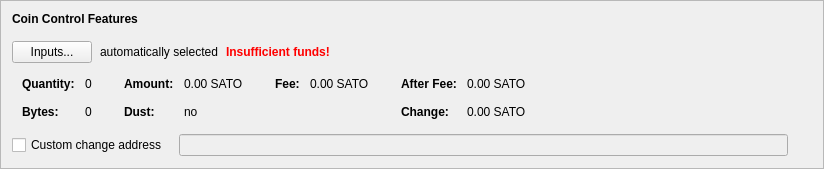
      <widget class="QFrame" name="frameCoinControl">
       <property name="sizePolicy">
        <sizepolicy hsizetype="Preferred" vsizetype="Fixed">
         <horstretch>0</horstretch>
         <verstretch>0</verstretch>
        </sizepolicy>
       </property>
       <property name="frameShape">
        <enum>QFrame::StyledPanel</enum>
       </property>
       <property name="frameShadow">
        <enum>QFrame::Raised</enum>
       </property>
       <layout class="QVBoxLayout" name="verticalLayout_4">
        <item>
         <layout class="QVBoxLayout" name="verticalLayoutCoinControl" stretch="0,0,0,0,0">
          <property name="spacing">
           <number>0</number>
          </property>
          <property name="sizeConstraint">
           <enum>QLayout::SetDefaultConstraint</enum>
          </property>
          <property name="leftMargin">
           <number>0</number>
          </property>
          <property name="topMargin">
           <number>0</number>
          </property>
          <item>
           <layout class="QHBoxLayout" name="horizontalLayoutCoinControl1">
            <property name="bottomMargin">
             <number>15</number>
            </property>
            <item>
             <widget class="QLabel" name="labelCoinControlFeatures">
              <property name="sizePolicy">
               <sizepolicy hsizetype="Preferred" vsizetype="Maximum">
                <horstretch>0</horstretch>
                <verstretch>0</verstretch>
               </sizepolicy>
              </property>
              <property name="font">
               <font>
                <weight>75</weight>
                <bold>true</bold>
               </font>
              </property>
              <property name="styleSheet">
               <string notr="true">font-weight:bold;</string>
              </property>
              <property name="text">
               <string>Coin Control Features</string>
              </property>
             </widget>
            </item>
           </layout>
          </item>
          <item>
           <layout class="QHBoxLayout" name="horizontalLayoutCoinControl2" stretch="0,0,0,0">
            <property name="spacing">
             <number>8</number>
            </property>
            <property name="bottomMargin">
             <number>10</number>
            </property>
            <item>
             <widget class="QPushButton" name="pushButtonCoinControl">
              <property name="styleSheet">
               <string notr="true"/>
              </property>
              <property name="text">
               <string>Inputs...</string>
              </property>
              <property name="autoDefault">
               <bool>false</bool>
              </property>
             </widget>
            </item>
            <item>
             <widget class="QLabel" name="labelCoinControlAutomaticallySelected">
              <property name="text">
               <string>automatically selected</string>
              </property>
              <property name="margin">
               <number>5</number>
              </property>
             </widget>
            </item>
            <item>
             <widget class="QLabel" name="labelCoinControlInsuffFunds">
              <property name="font">
               <font>
                <weight>75</weight>
                <bold>true</bold>
               </font>
              </property>
              <property name="styleSheet">
               <string notr="true">color:red;font-weight:bold;</string>
              </property>
              <property name="text">
               <string>Insufficient funds!</string>
              </property>
              <property name="margin">
               <number>5</number>
              </property>
             </widget>
            </item>
            <item>
             <spacer name="horizontalSpacerCoinControl">
              <property name="orientation">
               <enum>Qt::Horizontal</enum>
              </property>
              <property name="sizeHint" stdset="0">
               <size>
                <width>40</width>
                <height>1</height>
               </size>
              </property>
             </spacer>
            </item>
           </layout>
          </item>
          <item>
           <widget class="QWidget" name="widgetCoinControl" native="true">
            <property name="sizePolicy">
             <sizepolicy hsizetype="Preferred" vsizetype="Preferred">
              <horstretch>0</horstretch>
              <verstretch>0</verstretch>
             </sizepolicy>
            </property>
            <property name="minimumSize">
             <size>
              <width>0</width>
              <height>0</height>
             </size>
            </property>
            <property name="styleSheet">
             <string notr="true"/>
            </property>
            <layout class="QHBoxLayout" name="horizontalLayoutCoinControl5">
             <property name="leftMargin">
              <number>0</number>
             </property>
             <property name="topMargin">
              <number>0</number>
             </property>
             <property name="rightMargin">
              <number>0</number>
             </property>
             <property name="bottomMargin">
              <number>0</number>
             </property>
             <item>
              <layout class="QHBoxLayout" name="horizontalLayoutCoinControl3" stretch="0,0,0,1">
               <property name="spacing">
                <number>20</number>
               </property>
               <property name="topMargin">
                <number>0</number>
               </property>
               <property name="bottomMargin">
                <number>10</number>
               </property>
               <item>
                <layout class="QFormLayout" name="formLayoutCoinControl1">
                 <property name="horizontalSpacing">
                  <number>10</number>
                 </property>
                 <property name="verticalSpacing">
                  <number>14</number>
                 </property>
                 <property name="leftMargin">
                  <number>10</number>
                 </property>
                 <property name="topMargin">
                  <number>4</number>
                 </property>
                 <property name="rightMargin">
                  <number>6</number>
                 </property>
                 <item row="0" column="0">
                  <widget class="QLabel" name="labelCoinControlQuantityText">
                   <property name="font">
                    <font>
                     <weight>75</weight>
                     <bold>true</bold>
                    </font>
                   </property>
                   <property name="text">
                    <string>Quantity:</string>
                   </property>
                   <property name="margin">
                    <number>0</number>
                   </property>
                  </widget>
                 </item>
                 <item row="0" column="1">
                  <widget class="QLabel" name="labelCoinControlQuantity">
                   <property name="cursor">
                    <cursorShape>IBeamCursor</cursorShape>
                   </property>
                   <property name="contextMenuPolicy">
                    <enum>Qt::ActionsContextMenu</enum>
                   </property>
                   <property name="text">
                    <string notr="true">0</string>
                   </property>
                   <property name="margin">
                    <number>0</number>
                   </property>
                   <property name="textInteractionFlags">
                    <set>Qt::LinksAccessibleByMouse|Qt::TextSelectableByKeyboard|Qt::TextSelectableByMouse</set>
                   </property>
                  </widget>
                 </item>
                 <item row="1" column="0">
                  <widget class="QLabel" name="labelCoinControlBytesText">
                   <property name="font">
                    <font>
                     <weight>75</weight>
                     <bold>true</bold>
                    </font>
                   </property>
                   <property name="text">
                    <string>Bytes:</string>
                   </property>
                  </widget>
                 </item>
                 <item row="1" column="1">
                  <widget class="QLabel" name="labelCoinControlBytes">
                   <property name="cursor">
                    <cursorShape>IBeamCursor</cursorShape>
                   </property>
                   <property name="contextMenuPolicy">
                    <enum>Qt::ActionsContextMenu</enum>
                   </property>
                   <property name="text">
                    <string notr="true">0</string>
                   </property>
                   <property name="textInteractionFlags">
                    <set>Qt::LinksAccessibleByMouse|Qt::TextSelectableByKeyboard|Qt::TextSelectableByMouse</set>
                   </property>
                  </widget>
                 </item>
                </layout>
               </item>
               <item>
                <layout class="QFormLayout" name="formLayoutCoinControl2">
                 <property name="horizontalSpacing">
                  <number>10</number>
                 </property>
                 <property name="verticalSpacing">
                  <number>14</number>
                 </property>
                 <property name="leftMargin">
                  <number>6</number>
                 </property>
                 <property name="topMargin">
                  <number>4</number>
                 </property>
                 <property name="rightMargin">
                  <number>6</number>
                 </property>
                 <item row="0" column="0">
                  <widget class="QLabel" name="labelCoinControlAmountText">
                   <property name="font">
                    <font>
                     <weight>75</weight>
                     <bold>true</bold>
                    </font>
                   </property>
                   <property name="text">
                    <string>Amount:</string>
                   </property>
                   <property name="margin">
                    <number>0</number>
                   </property>
                  </widget>
                 </item>
                 <item row="0" column="1">
                  <widget class="QLabel" name="labelCoinControlAmount">
                   <property name="cursor">
                    <cursorShape>IBeamCursor</cursorShape>
                   </property>
                   <property name="contextMenuPolicy">
                    <enum>Qt::ActionsContextMenu</enum>
                   </property>
                   <property name="text">
                    <string notr="true">0.00 SATO</string>
                   </property>
                   <property name="textInteractionFlags">
                    <set>Qt::LinksAccessibleByMouse|Qt::TextSelectableByKeyboard|Qt::TextSelectableByMouse</set>
                   </property>
                  </widget>
                 </item>
                 <item row="1" column="0">
                  <widget class="QLabel" name="labelCoinControlLowOutputText">
                   <property name="font">
                    <font>
                     <weight>75</weight>
                     <bold>true</bold>
                    </font>
                   </property>
                   <property name="text">
                    <string>Dust:</string>
                   </property>
                  </widget>
                 </item>
                 <item row="1" column="1">
                  <widget class="QLabel" name="labelCoinControlLowOutput">
                   <property name="cursor">
                    <cursorShape>IBeamCursor</cursorShape>
                   </property>
                   <property name="contextMenuPolicy">
                    <enum>Qt::ActionsContextMenu</enum>
                   </property>
                   <property name="text">
                    <string notr="true">no</string>
                   </property>
                   <property name="textInteractionFlags">
                    <set>Qt::LinksAccessibleByMouse|Qt::TextSelectableByKeyboard|Qt::TextSelectableByMouse</set>
                   </property>
                  </widget>
                 </item>
                </layout>
               </item>
               <item>
                <layout class="QFormLayout" name="formLayoutCoinControl3">
                 <property name="horizontalSpacing">
                  <number>10</number>
                 </property>
                 <property name="verticalSpacing">
                  <number>14</number>
                 </property>
                 <property name="leftMargin">
                  <number>6</number>
                 </property>
                 <property name="topMargin">
                  <number>4</number>
                 </property>
                 <property name="rightMargin">
                  <number>6</number>
                 </property>
                 <item row="0" column="0">
                  <widget class="QLabel" name="labelCoinControlFeeText">
                   <property name="font">
                    <font>
                     <weight>75</weight>
                     <bold>true</bold>
                    </font>
                   </property>
                   <property name="text">
                    <string>Fee:</string>
                   </property>
                   <property name="margin">
                    <number>0</number>
                   </property>
                  </widget>
                 </item>
                 <item row="0" column="1">
                  <widget class="QLabel" name="labelCoinControlFee">
                   <property name="cursor">
                    <cursorShape>IBeamCursor</cursorShape>
                   </property>
                   <property name="contextMenuPolicy">
                    <enum>Qt::ActionsContextMenu</enum>
                   </property>
                   <property name="text">
                    <string notr="true">0.00 SATO</string>
                   </property>
                   <property name="textInteractionFlags">
                    <set>Qt::LinksAccessibleByMouse|Qt::TextSelectableByKeyboard|Qt::TextSelectableByMouse</set>
                   </property>
                  </widget>
                 </item>
                </layout>
               </item>
               <item>
                <layout class="QFormLayout" name="formLayoutCoinControl4">
                 <property name="horizontalSpacing">
                  <number>10</number>
                 </property>
                 <property name="verticalSpacing">
                  <number>14</number>
                 </property>
                 <property name="leftMargin">
                  <number>6</number>
                 </property>
                 <property name="topMargin">
                  <number>4</number>
                 </property>
                 <property name="rightMargin">
                  <number>6</number>
                 </property>
                 <item row="0" column="0">
                  <widget class="QLabel" name="labelCoinControlAfterFeeText">
                   <property name="font">
                    <font>
                     <weight>75</weight>
                     <bold>true</bold>
                    </font>
                   </property>
                   <property name="text">
                    <string>After Fee:</string>
                   </property>
                   <property name="margin">
                    <number>0</number>
                   </property>
                  </widget>
                 </item>
                 <item row="0" column="1">
                  <widget class="QLabel" name="labelCoinControlAfterFee">
                   <property name="cursor">
                    <cursorShape>IBeamCursor</cursorShape>
                   </property>
                   <property name="contextMenuPolicy">
                    <enum>Qt::ActionsContextMenu</enum>
                   </property>
                   <property name="text">
                    <string notr="true">0.00 SATO</string>
                   </property>
                   <property name="textInteractionFlags">
                    <set>Qt::LinksAccessibleByMouse|Qt::TextSelectableByKeyboard|Qt::TextSelectableByMouse</set>
                   </property>
                  </widget>
                 </item>
                 <item row="1" column="0">
                  <widget class="QLabel" name="labelCoinControlChangeText">
                   <property name="font">
                    <font>
                     <weight>75</weight>
                     <bold>true</bold>
                    </font>
                   </property>
                   <property name="text">
                    <string>Change:</string>
                   </property>
                  </widget>
                 </item>
                 <item row="1" column="1">
                  <widget class="QLabel" name="labelCoinControlChange">
                   <property name="cursor">
                    <cursorShape>IBeamCursor</cursorShape>
                   </property>
                   <property name="contextMenuPolicy">
                    <enum>Qt::ActionsContextMenu</enum>
                   </property>
                   <property name="text">
                    <string notr="true">0.00 SATO</string>
                   </property>
                   <property name="textInteractionFlags">
                    <set>Qt::LinksAccessibleByMouse|Qt::TextSelectableByKeyboard|Qt::TextSelectableByMouse</set>
                   </property>
                  </widget>
                 </item>
                </layout>
               </item>
              </layout>
             </item>
            </layout>
           </widget>
          </item>
          <item>
           <layout class="QHBoxLayout" name="horizontalLayoutCoinControl4" stretch="0,0,0">
            <property name="spacing">
             <number>12</number>
            </property>
            <property name="sizeConstraint">
             <enum>QLayout::SetDefaultConstraint</enum>
            </property>
            <property name="topMargin">
             <number>5</number>
            </property>
            <property name="rightMargin">
             <number>5</number>
            </property>
            <item>
             <widget class="QCheckBox" name="checkBoxCoinControlChange">
              <property name="toolTip">
               <string>If this is activated, but the change address is empty or invalid, change will be sent to a newly generated address.</string>
              </property>
              <property name="text">
               <string>Custom change address</string>
              </property>
             </widget>
            </item>
            <item>
             <widget class="QValidatedLineEdit" name="lineEditCoinControlChange">
              <property name="enabled">
               <bool>false</bool>
              </property>
              <property name="sizePolicy">
               <sizepolicy hsizetype="Expanding" vsizetype="Fixed">
                <horstretch>0</horstretch>
                <verstretch>0</verstretch>
               </sizepolicy>
              </property>
             </widget>
            </item>
            <item>
             <widget class="QLabel" name="labelCoinControlChangeLabel">
              <property name="sizePolicy">
               <sizepolicy hsizetype="Preferred" vsizetype="Expanding">
                <horstretch>0</horstretch>
                <verstretch>0</verstretch>
               </sizepolicy>
              </property>
              <property name="minimumSize">
               <size>
                <width>0</width>
                <height>0</height>
               </size>
              </property>
              <property name="text">
               <string/>
              </property>
              <property name="margin">
               <number>3</number>
              </property>
             </widget>
            </item>
           </layout>
          </item>
          <item>
           <spacer name="verticalSpacerCoinControl">
            <property name="orientation">
             <enum>Qt::Vertical</enum>
            </property>
            <property name="sizeType">
             <enum>QSizePolicy::Expanding</enum>
            </property>
            <property name="sizeHint" stdset="0">
             <size>
              <width>800</width>
              <height>1</height>
             </size>
            </property>
           </spacer>
          </item>
         </layout>
        </item>
       </layout>
      </widget>
